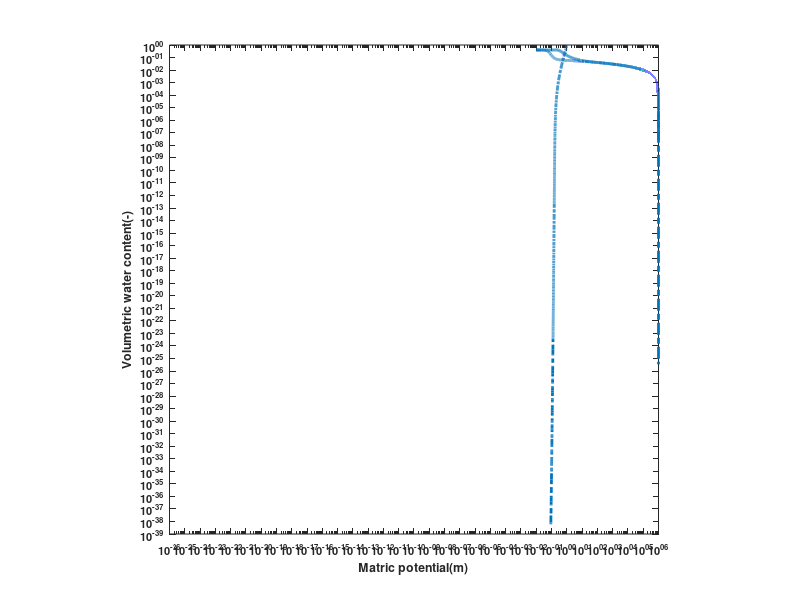

MATLAB code to generate this figure:
%compare swcc from model of Van Genuchten and model of Brooks
clear    
%% Coarse

% AA=14;
% VN=8.5;

% DLAM=5; % Lambda in Corey
% PSI_B=0.06; %sir entry potential

% SWRES=0.06; %residual saturation
% porosity=0.40;
% INTK=10e-9; %intrinsic permeability

%% Medium

% AA=4.5;
% VN=11;
% DLAM=8;
% PSI_B=0.2;
% SWRES=0.09;
% porosity=0.39;
% INTK=5.67e-11;

%% Fine

% AA=4.5;
% VN=8.5;
% DLAM=5.5;
% PSI_B=0.27;
% SWRES=0.1;
% porosity=0.36;
% INTK=1.15e-11;

%% Clay

% AA=0.015;
% VN=1.55;
% 
% DLAM=0.4;
% PSI_B=30;
% 
% PSIR = 436; %https://doi.org/10.1139/cgj-2011-0341
% fred_a = 67.4;
% fred_n = 2.1;
% fred_m = 0.68;
% 
% SWRES=0.1;
% porosity=0.53;
% INTK=1.8e-9; 

%% TEST

AA=14.5;
VN=4.5;
DLAM=1.1;
PSI_B=0.3;
SWRES=0.15;
porosity=0.4;
INTK=1.15e-11;

%%
PSIC0=1000000;
PSIC= [0.01:0.001:1,1:0.01:10,10:1:100,100:10:1000,1000:100:1000000];
      SI       = SWRES*log(PSIC0./PSIC)./log(PSIC0);
      SWRMS1   = 1-SI;
% model of van      
      AAPVN    = 1+(AA*PSIC).^VN;
      VNF      = (VN-1)/VN;                                            
      AAPVNN   = AAPVN.^VNF;
      SE_van   = 1./AAPVNN;
      SW_van   = SI+SWRMS1.*SE_van;
      RELK_van = SE_van.^0.5.*(1-(1-SE_van.^(1/VNF)).^VNF).^2; 
      KK_van = RELK_van*INTK;
      water_content_van = SW_van*porosity;
% model of brooks

      SE_brooks     = (PSI_B./PSIC).^DLAM; %PSI_B air entry value
      SW_brooks     = SWRMS1.*SE_brooks+SI;
      RELK_brooks   = SE_brooks.^(2+2./DLAM+0.5);
      KK_brooks = RELK_brooks*INTK;
      water_content_brooks = SW_brooks*porosity; 
      water_content_brooks(PSIC <= PSI_B) = porosity;
% model of fredlund

%       fred_fitting = 1 - ( log(1+(PSIC./PSIR)) / log(1+(10e5/PSIR)) ); %PSIR suction (kPa) corresponding to residual
%       SW_fred = fred_fitting.*(log (exp(1)+ (PSIC./fred_a).^fred_n) ).^-fred_m;
%       water_content_fred = SW_fred*porosity;


%% plot k.vs.sw      
% figure
% lw=2; %line width
% fz=8; % fontsize
% fl=8; % label font size
% 
% semilogy(SW_brooks, KK_brooks,'LineStyle','--','color',[0.85,0.33,0.10],'LineWidth',lw);
% hold on
% semilogy(SW_van, KK_van,'LineStyle','-','color',[0.85,0.33,0.10],'LineWidth',lw); %et against sat
% 
% 
% xlabel('Saturation(-)','FontSize',fz,'FontWeight','bold')
% ylabel('Hydraulic conductivity of capillary water(-)','FontSize',fz,'FontWeight','bold')
% hleg1 = legend('Coarse sand (Brooks&Corey)','Coarse sand (van Genuchten)','Location','east');
% set(hleg1, 'Box', 'on','FontSize',fz,'FontWeight','bold')
% ax1 = gca;
% set(ax1,'FontSize',fl,'FontWeight','bold')
% pbaspect([1 1 1])
% axis([0 1 10e-35 1])    

%% plot swcc         
figure
lw=2; %line width
fz=8; % fontsize
fl=8; % label font size

semilogx(PSIC,water_content_brooks,'LineStyle','-','color',[0.0 0.45 0.74],'LineWidth',lw); hold on%et against sat
% semilogx(PSIC,SW_brooks,'LineStyle','-.','color',[0.0 0.45 0.74],'LineWidth',lw);hold on %et against sat
% semilogy(SW_brooks,PSIC,'LineStyle','--','color',[0.0 0.45 0.74],'LineWidth',lw); %et against sat
% hold on
semilogy(SW_van,RELK_van,'LineStyle','-.','color',[0.0 0.45 0.74],'LineWidth',lw);

semilogy(PSIC,water_content_van,'LineStyle','-.','color',[0.0 0.45 0.74],'LineWidth',lw);
% semilogx(PSIC,water_content_fred,'LineStyle','--','color',[0.0 0.45 0.74],'LineWidth',lw); %et against sat
% semilogy(SW_van,PSIC,'LineStyle','-','color',[0.0 0.45 0.74],'LineWidth',lw);


xlabel('Matric potential(m)','FontSize',fz,'FontWeight','bold')
ylabel('Volumetric water content(-)','FontSize',fz,'FontWeight','bold')
% hleg1 = legend('Fine sand (Brooks&Corey)','Fine sand (van Genuchten)','Location','Northwest');
% hleg1 = legend('Fine sand (Fredlund)','Fine sand (van Genuchten)','Location','southwest');
% set(hleg1, 'Box', 'on','FontSize',fz,'FontWeight','bold')
ax1 = gca;
set(ax1,'FontSize',fl,'FontWeight','bold')
pbaspect([1 1 1])
% axis([0 10 0 1.05])     
